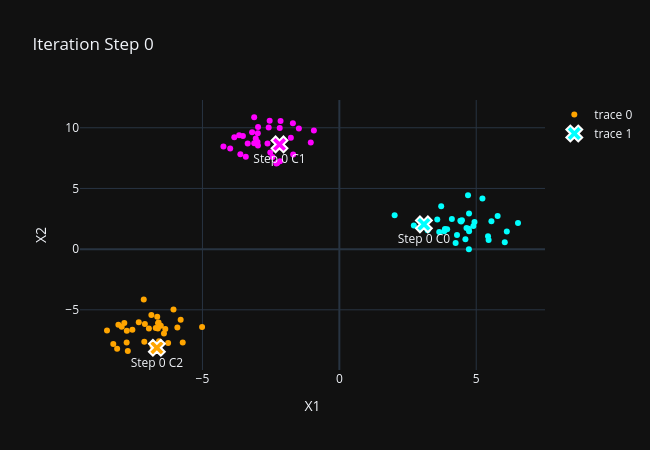

The notebook cell saved with this chart:
### Markdown cell above
- 별 표시는 새 중심, X 표시는 이전 중심
- 중심은 팀원들의 평균 위치로 이동
- 평균점은 군집 내부 오차제곱합(RSS)을 최소화하는 위치

### Code cell
centroids = X[np.random.choice(len(X), k, replace=False)]
for step in range(5):
    distances = cdist(X, centroids)
    clusters = np.argmin(distances, axis=1)
    new_centroids = np.array([X[clusters == i].mean(axis=0) for i in range(k)])

    fig = go.Figure()
    fig.add_trace(go.Scatter(
        x=X[:,0], y=X[:,1],
        mode="markers",
        marker=dict(color=[colors[i] for i in clusters], size=6)
    ))
    fig.add_trace(go.Scatter(
        x=centroids[:,0], y=centroids[:,1],
        mode="markers+text",
        text=[f"Step {step} C{i}" for i in range(k)],
        textposition="bottom center",
        marker=dict(size=14, color=colors, symbol="x", line=dict(width=2,color="white"))
    ))
    fig.update_layout(
        title=f"Iteration Step {step}",
        xaxis_title="X1", yaxis_title="X2", template="plotly_dark",
        width=650, height=450
    )
    fig.show()
    centroids = new_centroids

### Figure 1 — Plotly figure (JSON) as saved in the notebook; plotly's stock layout.template omitted (floating-point values rounded to 4 significant figures)
{"data": [{"marker": {"color": ["orange", "cyan", "magenta", "cyan", "orange", "cyan", "magenta", "cyan", "cyan", "magenta", "magenta", "orange", "orange", "magenta", "magenta", "orange", "orange", "magenta", "orange", "orange", "magenta", "orange", "orange", "magenta", "magenta", "magenta", "cyan", "orange", "orange", "orange", "orange", "cyan", "cyan", "orange", "magenta", "magenta", "magenta", "magenta", "cyan", "cyan", "orange", "magenta", "cyan", "magenta", "magenta", "cyan", "orange", "orange", "orange", "cyan", "cyan", "cyan", "magenta", "orange", "orange", "orange", "magenta", "magenta", "cyan", "magenta", "orange", "cyan", "orange", "cyan", "orange", "orange", "cyan", "orange", "cyan", "cyan", "cyan", "orange", "orange", "magenta", "cyan", "orange", "cyan", "orange", "cyan", "cyan", "magenta", "cyan", "magenta", "orange", "magenta", "magenta", "magenta", "cyan", "magenta", "cyan", "cyan", "cyan", "magenta", "cyan", "magenta", "magenta", "magenta", "cyan", "orange", "magenta"], "size": 6}, "mode": "markers", "x": [-7.726, 5.453, -2.979, 6.043, -6.522, 3.649, -2.178, 4.42, 4.737, -3.66, -3.054, -6.652, -6.358, -3.616, -1.771, -7.951, -6.603, -2.581, -7.763, -6.406, -2.973, -6.957, -7.326, -2.148, -2.545, -2.97, 3.225, -6.254, -7.854, -8.117, -7.56, 4.936, 4.448, -5.721, -0.93, -3.11, -2.442, -2.185, 5.555, 4.732, -8.257, -2.988, 4.605, -3.837, -2.625, 3.578, -8.487, -6.706, -6.867, 3.831, 2.02, 4.645, -1.697, -6.62, -6.058, -7.103, -3.522, -2.267, 6.118, -4.234, -6.587, 3.938, -7.125, 2.721, -7.144, -6.666, 4.7, -7.769, 4.11, 4.897, 4.297, -6.629, -8.071, -2.166, 4.74, -5.916, 5.431, -6.821, 6.526, 3.089, -2.148, 3.857, -1.687, -5.014, -2.523, -2.3, -1.044, 3.72, -3.988, 4.248, 4.727, 5.783, -3.417, 5.227, -3.111, -3.186, -1.478, 4.479, -5.797, -3.348], "y": [-8.395, 0.7423, 9.557, 0.5713, -6.319, 1.407, 9.99, 2.33, 2.942, 9.39, 9.125, -5.573, -6.583, 7.818, 9.186, -6.398, -6.053, 10.02, -6.726, -6.953, 8.549, -6.539, -6.024, 10.55, 10.58, 10.07, 1.553, -7.737, -6.093, -8.201, -6.648, 2.234, 2.275, -7.701, 9.782, 8.723, 7.59, 8.629, 2.302, -0.0144, -7.818, 8.829, 0.8045, 9.211, 8.713, 2.447, -6.695, -6.495, -5.427, 1.471, 2.795, 1.739, 10.37, -6.098, -4.983, -6.166, 9.329, 7.101, 1.455, 8.452, -7.594, 1.646, -7.634, 1.947, -4.16, -8.126, 4.436, -7.696, 2.486, 1.899, 1.171, -6.534, -6.224, 7.251, 1.47, -6.467, 1.064, -8.023, 2.148, 2.042, 8.369, 1.651, 7.793, -6.406, 7.957, 7.055, 8.789, 3.523, 8.294, 0.5097, 1.674, 2.725, 7.602, 4.164, 10.87, 9.626, 9.946, 2.377, -5.826, 8.705], "type": "scatter"}, {"marker": {"color": ["cyan", "magenta", "orange"], "line": {"color": "white", "width": 2}, "size": 14, "symbol": "x"}, "mode": "markers+text", "text": ["Step 0 C0", "Step 0 C1", "Step 0 C2"], "textposition": "bottom center", "x": [3.089, -2.185, -6.666], "y": [2.042, 8.629, -8.126], "type": "scatter"}], "layout": {"title": {"text": "Iteration Step 0"}, "xaxis": {"title": {"text": "X1"}}, "yaxis": {"title": {"text": "X2"}}, "width": 650, "height": 450}}
